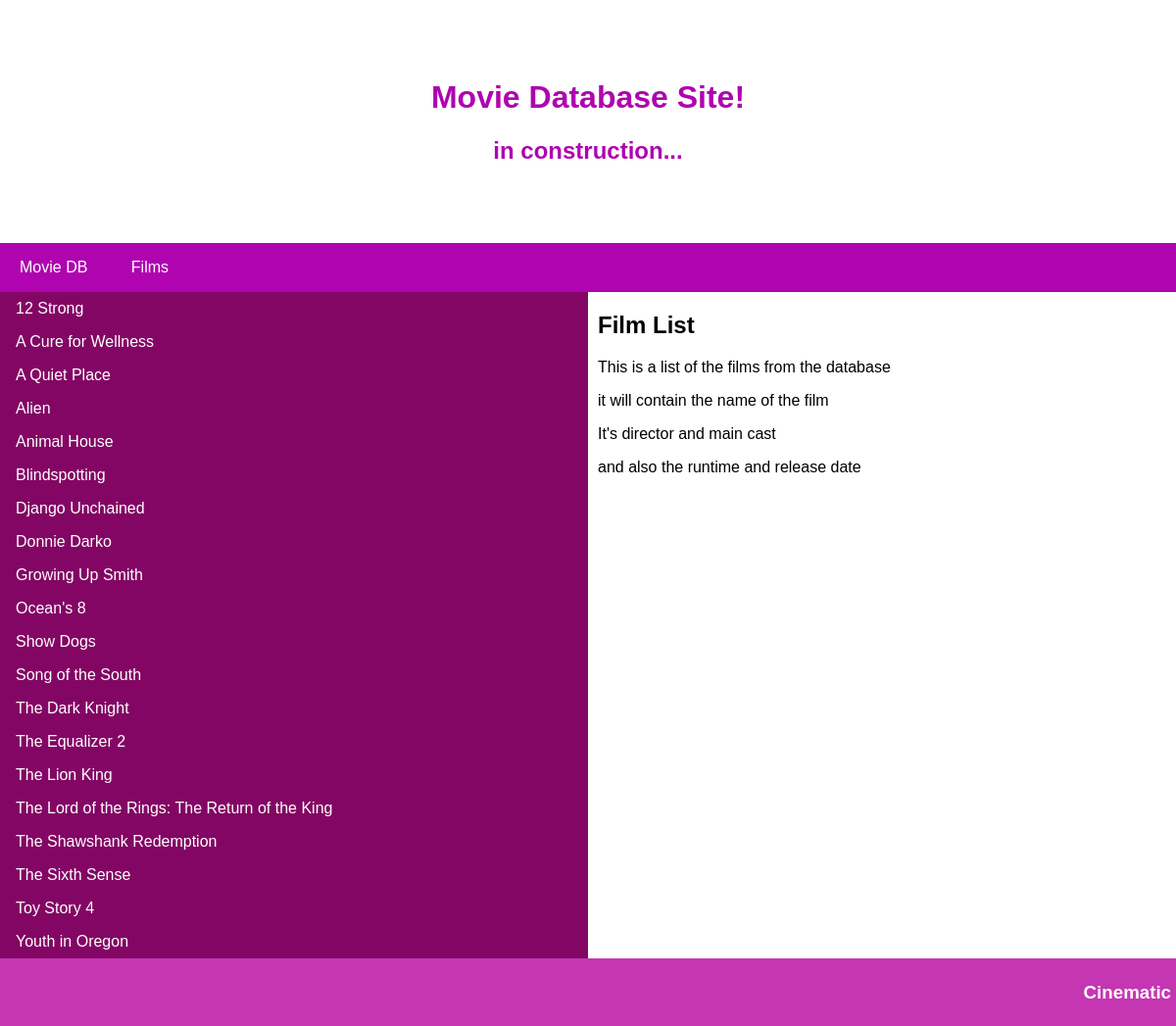
/films/, run on an earlier commit of the app's database.
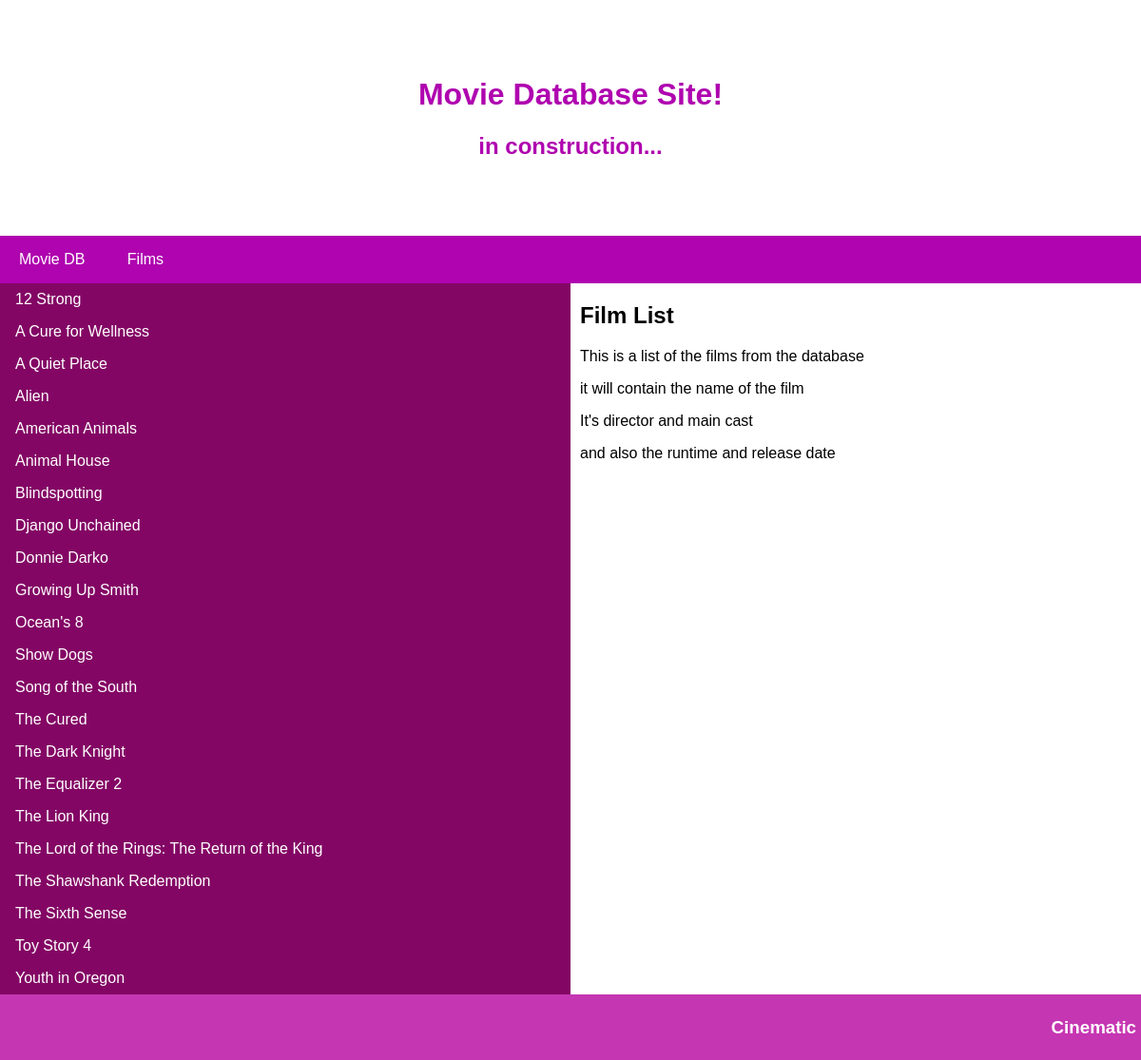
And on a later commit of the database.
### movies/models.py (models this page shows, shortened)
class Film(models.Model):
    film_name = models.CharField(max_length=50)
    release_date = models.CharField(max_length =30, null=True)
    director_name = models.CharField(max_length=30, null=True)
    imdb_rating = models.FloatField(null=True)
    movie_runtime = models.IntegerField(null=True)
    movie_poster = models.CharField(max_length=256, null=True)
    poster = models.ImageField(upload_to= "media/posters/",
            null = True,
            blank = True,
            width_field=250,
            height_field=250
            )

### movies/views.py (the view)
# urls.py: url(r'^films/$', views.films, name='films'),
def films(request):
    films = Film.objects.order_by('film_name')
    return render(request, 'films.html', {'films': films})

### movies/templates/films.html
{% extends "movies/base.html" %}
{% block content %}
    <div class="main_row_films" style="padding:0px">
        <ul class="bar_movies">
            {% for film in films %}
                <li>
                    <a href="{% url 'movies:film' film.id %}">{{ film.film_name }}</a>
                </li>
            {% empty %}
                <h1>
                    There are no films in the database!
                </h1>
            {% endfor %}
        </ul>
    </div>
    <div class="side_row_films">
        <h2>Film List</h2>
        <p>This is a list of the films from the database</p>
        <p>it will contain the name of the film</p>
        <p>It's director and main cast</p>
        <p>and also the runtime and release date</p>
    </div>
{% endblock content %}

### movies/templates/movies/base.html (shortened to what this page needs)
{% load static %}
<html>
    <head>
        <link rel='stylesheet' type='text/css' href="{% static 'css/style.css' %}">
    </head>
    <body>
        <div class="header">
            <h1>Movie Database Site!</h1>
            <h2>in construction...</h2>
        </div>
        <div class="bar">
            <p>
                <a href="{% url 'movies:index' %}">Movie DB</a>
                <a href="{% url 'movies:films' %}">Films</a>
            </p>
        </div>
        <div class="row">
        {% block content %}{% endblock content %}
        </div>
        <div class="footer">
            <h3>Cinematic</h3>
        </div>
    </body>
</html>

### movies/static/css/style.css (style rules this page uses)
* { box-sizing: border-box; }
body { font-family: 'Franklin Gothic Medium', 'Arial Narrow', Arial, sans-serif; margin: 0; }
.header { padding: 60px; text-align: center; background: white; color: rgb(175, 4, 175); }
.bar { display: flex; background-color: rgb(175, 4, 175); }
.bar a { color: white; padding: 16px 20px; text-decoration: none; text-align: center; }
.footer { padding: 5px; text-align: left; color: white; background-color: rgb(197, 54, 178); text-align: right; }
.row { display: flex; flex-wrap: wrap; }
.main_row_films { flex: 50%; }
.side_row_films { flex: 50%; padding-left: 10px; }
.bar_movies { list-style-type: none; margin: 0; padding: 0; width: 100%; color: black; background-color: rgb(131, 6, 100); }
.bar_movies li { color: white; }
.bar_movies li:last-child { border-bottom: none; }
.bar_movies li a { display: block; color: white; padding: 8px 16px; text-decoration: none; }

What changed in the data, as far as the page shows it:
added Film: film_name "American Animals"
added Film: film_name "The Cured"
